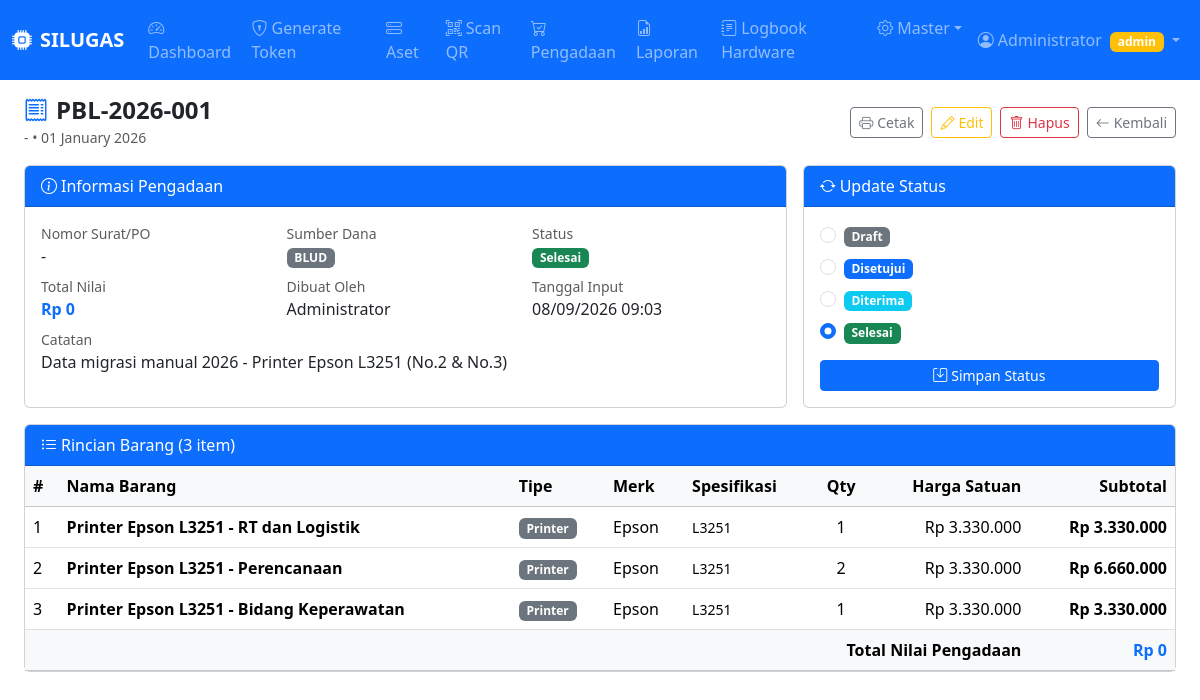
/pages/procurement_detail.php?id=1 (signed in), run on the app's committed database.
### tables this page shows
CREATE TABLE IF NOT EXISTS procurement_orders (
    id INT UNSIGNED AUTO_INCREMENT PRIMARY KEY,
    nomor_pengadaan VARCHAR(50) NOT NULL UNIQUE,          
    tanggal_pengadaan DATE NOT NULL,
    vendor VARCHAR(150) NOT NULL,
    no_surat VARCHAR(100) DEFAULT NULL,                   
    sumber_dana ENUM('apbd','apbn','bos','blud','lainnya') NOT NULL DEFAULT 'blud',
    total_harga DECIMAL(15,2) NOT NULL DEFAULT 0,
    status ENUM('draft','disetujui','diterima','selesai') NOT NULL DEFAULT 'draft',
    catatan TEXT DEFAULT NULL,
    created_by INT UNSIGNED NOT NULL,
    created_at DATETIME NOT NULL DEFAULT CURRENT_TIMESTAMP,
    updated_at DATETIME NOT NULL DEFAULT CURRENT_TIMESTAMP ON UPDATE CURRENT_TIMESTAMP,
    FOREIGN KEY (created_by) REFERENCES users(id)
);

CREATE TABLE users (
    id INT UNSIGNED AUTO_INCREMENT PRIMARY KEY,
    name VARCHAR(100) NOT NULL,
    username VARCHAR(50) NOT NULL UNIQUE,
    password VARCHAR(255) NOT NULL,
    role ENUM('admin','member') NOT NULL DEFAULT 'member',
    is_logged_in TINYINT(1) NOT NULL DEFAULT 0,
    device_token VARCHAR(255) DEFAULT NULL,
    login_attempts TINYINT UNSIGNED NOT NULL DEFAULT 0,
    locked_until DATETIME DEFAULT NULL,
    created_at DATETIME NOT NULL DEFAULT CURRENT_TIMESTAMP,
    updated_at DATETIME NOT NULL DEFAULT CURRENT_TIMESTAMP ON UPDATE CURRENT_TIMESTAMP
);

CREATE TABLE IF NOT EXISTS procurement_items (
    id INT UNSIGNED AUTO_INCREMENT PRIMARY KEY,
    procurement_id INT UNSIGNED NOT NULL,
    nama_barang VARCHAR(200) NOT NULL,
    tipe ENUM('komputer','laptop','printer','scanner','server','network','lainnya') DEFAULT 'lainnya',
    merk VARCHAR(100) DEFAULT NULL,
    spesifikasi TEXT DEFAULT NULL,
    jumlah INT UNSIGNED NOT NULL DEFAULT 1,
    harga_satuan DECIMAL(15,2) NOT NULL DEFAULT 0,
    total_harga DECIMAL(15,2) GENERATED ALWAYS AS (jumlah * harga_satuan) STORED,
    asset_linked TINYINT(1) NOT NULL DEFAULT 0,           
    created_at DATETIME NOT NULL DEFAULT CURRENT_TIMESTAMP,
    FOREIGN KEY (procurement_id) REFERENCES procurement_orders(id) ON DELETE CASCADE
);

### includes/auth.php (called while the page is built, shortened)
<?php
function clean($val) {
    return htmlspecialchars(trim((string)$val), ENT_QUOTES, 'UTF-8');
}
function currentUser() {
    return [
        'id'   => $_SESSION['user_id']   ?? null,
        'name' => $_SESSION['user_name'] ?? '',
        'username' => $_SESSION['username'] ?? '',
        'role' => $_SESSION['user_role'] ?? '',
    ];
}
function isAdmin() {
    return ($_SESSION['user_role'] ?? '') === 'admin';
}

### pages/procurement_detail.php (the view, shortened to what this page needs)
<?php
require_once __DIR__ . '/../includes/auth.php';
$db = getDB();
$id = (int)($_GET['id'] ?? 0);
$stmt = $db->prepare("
    SELECT po.*, u.name AS created_by_name
    FROM procurement_orders po
    JOIN users u ON u.id = po.created_by
    WHERE po.id = ?
");
$stmt->execute([$id]);
$order = $stmt->fetch();
$items = $db->prepare("SELECT * FROM procurement_items WHERE procurement_id = ? ORDER BY id");
$items->execute([$id]);
$items = $items->fetchAll();
$status_labels = [
    'draft'     => ['label' => 'Draft',     'class' => 'secondary'],
    'disetujui' => ['label' => 'Disetujui', 'class' => 'primary'],
    'diterima'  => ['label' => 'Diterima',  'class' => 'info'],
    'selesai'   => ['label' => 'Selesai',   'class' => 'success'],
];
$sumber_labels = ['blud'=>'BLUD','apbd'=>'APBD','apbn'=>'APBN','bos'=>'BOS','lainnya'=>'Lainnya'];
include __DIR__ . '/../includes/header.php';
?>
<div class="d-flex justify-content-between align-items-center mb-3 flex-wrap gap-2">
    <div>
        <h4 class="fw-bold mb-0"><i class="bi bi-receipt me-2 text-primary"></i><?= clean($order['nomor_pengadaan']) ?></h4>
        <small class="text-muted"><?= clean($order['vendor']) ?> &bull; <?= date('d F Y', strtotime($order['tanggal_pengadaan'])) ?></small>
    </div>
    <div class="d-flex gap-2 flex-wrap">
        <a href="<?= APP_URL ?>/procurement_print?id=<?= $id ?>" target="_blank" class="btn btn-outline-secondary btn-sm">
            <i class="bi bi-printer me-1"></i>Cetak
        </a>
        <?php if (isAdmin()): ?>
        <a href="<?= APP_URL ?>/procurement_add?edit=<?= $id ?>" class="btn btn-outline-warning btn-sm">
            <i class="bi bi-pencil me-1"></i>Edit
        </a>
        <button class="btn btn-outline-danger btn-sm" data-bs-toggle="modal" data-bs-target="#modalHapus">
            <i class="bi bi-trash me-1"></i>Hapus
        </button>
        <?php endif; ?>
        <a href="<?= APP_URL ?>/procurement_list" class="btn btn-outline-secondary btn-sm">
            <i class="bi bi-arrow-left me-1"></i>Kembali
        </a>
    </div>
</div>
<div class="row g-3 mb-3">
    <div class="col-md-8">
        <div class="card h-100">
            <div class="card-header bg-primary text-white"><i class="bi bi-info-circle me-1"></i>Informasi Pengadaan</div>
            <div class="card-body">
                <div class="row g-2">
                    <div class="col-6 col-sm-4"><div class="text-muted small">Nomor Surat/PO</div><div><?= clean($order['no_surat']) ?: '-' ?></div></div>
                    <div class="col-6 col-sm-4"><div class="text-muted small">Sumber Dana</div><div><span class="badge bg-secondary"><?= $sumber_labels[$order['sumber_dana']] ?? $order['sumber_dana'] ?></span></div></div>
                    <div class="col-6 col-sm-4"><div class="text-muted small">Status</div>
                        <?php $s = $status_labels[$order['status']]; ?>
                        <span class="badge bg-<?= $s['class'] ?>"><?= $s['label'] ?></span>
                    </div>
                    <div class="col-6 col-sm-4"><div class="text-muted small">Total Nilai</div><div class="fw-bold text-primary">Rp <?= number_format($order['total_harga'], 0, ',', '.') ?></div></div>
                    <div class="col-6 col-sm-4"><div class="text-muted small">Dibuat Oleh</div><div><?= clean($order['created_by_name']) ?></div></div>
                    <div class="col-6 col-sm-4"><div class="text-muted small">Tanggal Input</div><div><?= date('d/m/Y H:i', strtotime($order['created_at'])) ?></div></div>
                    <?php if ($order['catatan']): ?>
                    <div class="col-12"><div class="text-muted small">Catatan</div><div><?= nl2br(clean($order['catatan'])) ?></div></div>
                    <?php endif; ?>
                </div>
            </div>
        </div>
    </div>
    <?php if (isAdmin()): ?>
    <div class="col-md-4">
        <div class="card h-100">
            <div class="card-header bg-primary text-white"><i class="bi bi-arrow-repeat me-1"></i>Update Status</div>
            <div class="card-body">
                <form method="post">
                    <?php foreach ($status_labels as $k => $sv): ?>
                    <div class="form-check mb-2">
                        <input class="form-check-input" type="radio" name="quick_status" value="<?= $k ?>"
                               id="st_<?= $k ?>" <?= $order['status'] === $k ? 'checked' : '' ?>>
                        <label class="form-check-label" for="st_<?= $k ?>">
                            <span class="badge bg-<?= $sv['class'] ?>"><?= $sv['label'] ?></span>
                        </label>
                    </div>
                    <?php endforeach; ?>
                    <button type="submit" class="btn btn-sm btn-primary mt-2 w-100">
                        <i class="bi bi-save me-1"></i>Simpan Status
                    </button>
                </form>
            </div>
        </div>
    </div>
    <?php endif; ?>
</div>
<div class="card mb-3">
    <div class="card-header bg-primary text-white"><i class="bi bi-list-ul me-1"></i>Rincian Barang (<?= count($items) ?> item)</div>
    <div class="card-body p-0">
        <div class="table-responsive">
            <table class="table table-hover mb-0">
                <thead class="table-light">
                    <tr>
                        <th>#</th>
                        <th>Nama Barang</th>
                        <th>Tipe</th>
                        <th>Merk</th>
                        <th>Spesifikasi</th>
                        <th class="text-center">Qty</th>
                        <th class="text-end">Harga Satuan</th>
                        <th class="text-end">Subtotal</th>
                    </tr>
                </thead>
                <tbody>
                <?php $no = 1; foreach ($items as $it): ?>
                <tr>
                    <td><?= $no++ ?></td>
                    <td class="fw-semibold"><?= clean($it['nama_barang']) ?></td>
                    <td><span class="badge bg-secondary"><?= ucfirst($it['tipe']) ?></span></td>
                    <td><?= clean($it['merk']) ?: '-' ?></td>
                    <td><small><?= clean($it['spesifikasi']) ?: '-' ?></small></td>
                    <td class="text-center"><?= $it['jumlah'] ?></td>
                    <td class="text-end">Rp <?= number_format($it['harga_satuan'], 0, ',', '.') ?></td>
                    <td class="text-end fw-bold">Rp <?= number_format($it['total_harga'], 0, ',', '.') ?></td>
                </tr>
                <?php endforeach; ?>
                </tbody>
                <tfoot class="table-light">
                    <tr>
                        <td colspan="7" class="text-end fw-bold">Total Nilai Pengadaan</td>
                        <td class="text-end fw-bold text-primary">Rp <?= number_format($order['total_harga'], 0, ',', '.') ?></td>
                    </tr>
                </tfoot>
            </table>
        </div>
    </div>
</div>
<?php include __DIR__ . '/../includes/footer.php'; ?>

### includes/header.php (shortened to what this page needs)
<?php
$user = currentUser();
?>
<!DOCTYPE html>
<html lang="id">
<head>
    <link rel="stylesheet" href="https://cdn.jsdelivr.net/npm/bootstrap@5.3.2/dist/css/bootstrap.min.css">
    <link rel="stylesheet" href="https://cdn.jsdelivr.net/npm/bootstrap-icons@1.11.3/font/bootstrap-icons.min.css">
    <link rel="stylesheet" href="<?= APP_URL ?>/assets/css/app.css">
</head>
<body>
<nav class="navbar navbar-dark bg-primary navbar-expand-lg sticky-top no-print">
    <div class="container-fluid">
        <a class="navbar-brand fw-bold" href="<?= APP_URL ?>/dashboard">
            <i class="bi bi-cpu-fill me-2"></i><?= APP_NAME ?>
        </a>
        <div class="collapse navbar-collapse" id="navMenu">
            <ul class="navbar-nav me-auto">
                <li class="nav-item">
                    <a class="nav-link" href="<?= APP_URL ?>/dashboard"><i class="bi bi-speedometer2 me-1"></i>Dashboard</a>
                </li>
              <li class="nav-item">
                    <a class="nav-link" href="<?= APP_URL ?>/token_generate"><i class="bi bi-shield-lock me-1"></i></i>Generate Token</a>
                </li>
                <li class="nav-item">
                    <a class="nav-link" href="<?= APP_URL ?>/asset_list"><i class="bi bi-hdd-stack me-1"></i>Aset</a>
                </li>
                <li class="nav-item">
                    <a class="nav-link" href="<?= APP_URL ?>/scan"><i class="bi bi-qr-code-scan me-1"></i>Scan QR</a>
                </li>
                <li class="nav-item">
                    <a class="nav-link" href="<?= APP_URL ?>/procurement_list">
                        <i class="bi bi-cart-check me-1"></i>Pengadaan
                    </a>
                </li>
                <li class="nav-item">
                    <a class="nav-link" href="<?= APP_URL ?>/report"><i class="bi bi-file-earmark-bar-graph me-1"></i>Laporan</a>
                </li>
                <li class="nav-item">
                    <a class="nav-link" href="<?= APP_URL ?>/logbook"><i class="bi bi-journal-text me-1"></i>Logbook Hardware</a>
                </li>
                <?php if ($user['role'] === 'admin'): ?>
                <li class="nav-item dropdown">
                    <a class="nav-link dropdown-toggle" href="#" data-bs-toggle="dropdown"><i class="bi bi-gear me-1"></i>Master</a>
                </li>
                <?php endif; ?>
            </ul>
            <ul class="navbar-nav">
                <li class="nav-item dropdown">
                    <a class="nav-link dropdown-toggle" href="#" data-bs-toggle="dropdown">
                        <i class="bi bi-person-circle me-1"></i><?= clean($user['name']) ?>
                        <span class="badge bg-<?= $user['role']==='admin'?'warning':'secondary' ?> ms-1"><?= $user['role'] ?></span>
                    </a>
                </li>
            </ul>
        </div>
    </div>
</nav>
<div class="container-fluid py-3 px-3 px-md-4">

### data on the page
procurement_orders: created_by.name "Administrator", nomor_pengadaan "PBL-2026-001", vendor "-", tanggal_pengadaan "01 January 2026", no_surat "-", sumber_dana "BLUD", status "Selesai", total_harga "0", created_at "08/09/2026 09:03", catatan "Data migrasi manual 2026 - Printer Epson L3251 (No.2 & No.3)", status "☐ Draft", status "☐ Disetujui", status "☐ Diterima", status "☑ Selesai"
procurement_items: nama_barang "Printer Epson L3251 - RT dan Logistik", tipe "Printer", merk "Epson", spesifikasi "L3251", jumlah "1", harga_satuan "3.330.000", total_harga "3.330.000"
procurement_items: nama_barang "Printer Epson L3251 - Perencanaan", tipe "Printer", merk "Epson", spesifikasi "L3251", jumlah "2", harga_satuan "3.330.000", total_harga "6.660.000"
procurement_items: nama_barang "Printer Epson L3251 - Bidang Keperawatan", tipe "Printer", merk "Epson", spesifikasi "L3251", jumlah "1", harga_satuan "3.330.000", total_harga "3.330.000"

### other printed values
APP_NAME "SILUGAS"
$user['role'] "admin"
$sv['label'] "Draft"
$sv['label'] "Disetujui"
$sv['label'] "Diterima"
$sv['label'] "Selesai"
count($items) "3"
